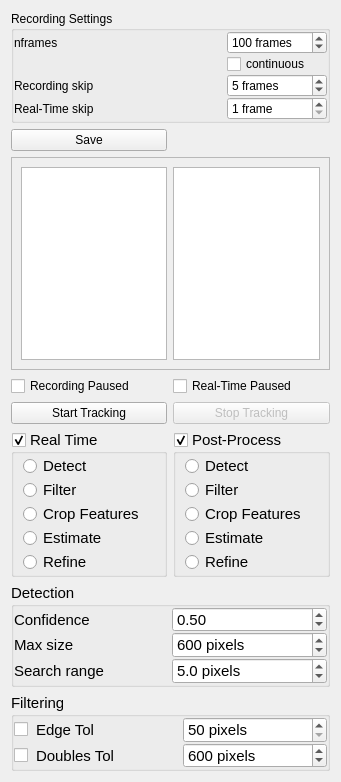
<?xml version="1.0" encoding="UTF-8"?>
<ui version="4.0">
 <class>doVisionWidget</class>
 <widget class="QWidget" name="doVisionWidget">
  <property name="geometry">
   <rect>
    <x>0</x>
    <y>0</y>
    <width>341</width>
    <height>782</height>
   </rect>
  </property>
  <property name="windowTitle">
   <string>Form</string>
  </property>
  <layout class="QGridLayout" name="gridLayout">
   <item row="9" column="0">
    <widget class="QGroupBox" name="rtenabled">
     <property name="sizePolicy">
      <sizepolicy hsizetype="Preferred" vsizetype="Preferred">
       <horstretch>0</horstretch>
       <verstretch>0</verstretch>
      </sizepolicy>
     </property>
     <property name="minimumSize">
      <size>
       <width>0</width>
       <height>0</height>
      </size>
     </property>
     <property name="maximumSize">
      <size>
       <width>16777215</width>
       <height>16777215</height>
      </size>
     </property>
     <property name="font">
      <font>
       <pointsize>11</pointsize>
      </font>
     </property>
     <property name="title">
      <string>Real Time</string>
     </property>
     <property name="checkable">
      <bool>true</bool>
     </property>
     <layout class="QVBoxLayout" name="verticalLayout_7">
      <property name="spacing">
       <number>0</number>
      </property>
      <property name="topMargin">
       <number>0</number>
      </property>
      <property name="rightMargin">
       <number>9</number>
      </property>
      <property name="bottomMargin">
       <number>0</number>
      </property>
      <item>
       <widget class="QRadioButton" name="rtdetect">
        <property name="statusTip">
         <string>Deep neural network (x, y) feature detection</string>
        </property>
        <property name="text">
         <string>Detect</string>
        </property>
       </widget>
      </item>
      <item>
       <widget class="QRadioButton" name="rtfilt">
        <property name="statusTip">
         <string>Deep neural network (x, y) feature detection</string>
        </property>
        <property name="text">
         <string>Filter</string>
        </property>
       </widget>
      </item>
      <item>
       <widget class="QRadioButton" name="rtcrop">
        <property name="text">
         <string>Crop Features</string>
        </property>
       </widget>
      </item>
      <item>
       <widget class="QRadioButton" name="rtestimate">
        <property name="statusTip">
         <string>Deep neural network (x, y, z) feature detection and holographic characterization</string>
        </property>
        <property name="text">
         <string>Estimate</string>
        </property>
       </widget>
      </item>
      <item>
       <widget class="QRadioButton" name="rtrefine">
        <property name="minimumSize">
         <size>
          <width>0</width>
          <height>0</height>
         </size>
        </property>
        <property name="statusTip">
         <string>Deep neural network pipeline with precision holographic characterization</string>
        </property>
        <property name="text">
         <string>Refine</string>
        </property>
       </widget>
      </item>
     </layout>
    </widget>
   </item>
   <item row="10" column="0" colspan="2">
    <widget class="QGroupBox" name="groupDetect">
     <property name="maximumSize">
      <size>
       <width>16777215</width>
       <height>104</height>
      </size>
     </property>
     <property name="font">
      <font>
       <pointsize>11</pointsize>
      </font>
     </property>
     <property name="title">
      <string>Detection</string>
     </property>
     <layout class="QGridLayout" name="gridLayout_5">
      <property name="leftMargin">
       <number>0</number>
      </property>
      <property name="topMargin">
       <number>0</number>
      </property>
      <property name="rightMargin">
       <number>0</number>
      </property>
      <property name="bottomMargin">
       <number>0</number>
      </property>
      <property name="horizontalSpacing">
       <number>2</number>
      </property>
      <property name="verticalSpacing">
       <number>0</number>
      </property>
      <item row="2" column="1">
       <widget class="QDoubleSpinBox" name="LOCthreshold">
        <property name="statusTip">
         <string>Confidence threshold for detections. Throw away features detected below this confidence.</string>
        </property>
        <property name="suffix">
         <string/>
        </property>
        <property name="decimals">
         <number>2</number>
        </property>
        <property name="minimum">
         <double>0.000000000000000</double>
        </property>
        <property name="maximum">
         <double>1.000000000000000</double>
        </property>
        <property name="singleStep">
         <double>0.010000000000000</double>
        </property>
        <property name="value">
         <double>0.500000000000000</double>
        </property>
       </widget>
      </item>
      <item row="4" column="1">
       <widget class="QDoubleSpinBox" name="LOCsearchRange">
        <property name="sizePolicy">
         <sizepolicy hsizetype="Minimum" vsizetype="Fixed">
          <horstretch>0</horstretch>
          <verstretch>0</verstretch>
         </sizepolicy>
        </property>
        <property name="statusTip">
         <string>Maximum distance features can move between frames in order to be linked to the same Trajectory.</string>
        </property>
        <property name="prefix">
         <string/>
        </property>
        <property name="suffix">
         <string> pixels</string>
        </property>
        <property name="decimals">
         <number>1</number>
        </property>
        <property name="value">
         <double>5.000000000000000</double>
        </property>
       </widget>
      </item>
      <item row="4" column="0">
       <widget class="QLabel" name="label_3">
        <property name="sizePolicy">
         <sizepolicy hsizetype="Preferred" vsizetype="Preferred">
          <horstretch>0</horstretch>
          <verstretch>0</verstretch>
         </sizepolicy>
        </property>
        <property name="statusTip">
         <string>Maximum distance features can move between frames in order to be linked to the same Trajectory</string>
        </property>
        <property name="text">
         <string>Search range</string>
        </property>
        <property name="alignment">
         <set>Qt::AlignLeading|Qt::AlignLeft|Qt::AlignVCenter</set>
        </property>
       </widget>
      </item>
      <item row="3" column="0">
       <widget class="QLabel" name="label_8">
        <property name="statusTip">
         <string>Maximum edge length that is considered a detection. Useful for real-time processing and eliminating artifacts.</string>
        </property>
        <property name="text">
         <string>Max size</string>
        </property>
       </widget>
      </item>
      <item row="3" column="1">
       <widget class="QSpinBox" name="LOCmaxSize">
        <property name="statusTip">
         <string>Maximum edge length that is considered a detection. Useful for real-time processing and eliminating artifacts.</string>
        </property>
        <property name="suffix">
         <string> pixels</string>
        </property>
        <property name="minimum">
         <number>0</number>
        </property>
        <property name="maximum">
         <number>100000</number>
        </property>
        <property name="singleStep">
         <number>5</number>
        </property>
        <property name="value">
         <number>600</number>
        </property>
        <property name="displayIntegerBase">
         <number>10</number>
        </property>
       </widget>
      </item>
      <item row="2" column="0">
       <widget class="QLabel" name="label_7">
        <property name="statusTip">
         <string>Confidence threshold for detections. Throw away features detected below this confidence.</string>
        </property>
        <property name="text">
         <string>Confidence</string>
        </property>
       </widget>
      </item>
     </layout>
    </widget>
   </item>
   <item row="0" column="0" colspan="2">
    <widget class="QGroupBox" name="groupRecording">
     <property name="maximumSize">
      <size>
       <width>350</width>
       <height>16777215</height>
      </size>
     </property>
     <property name="title">
      <string>Recording Settings</string>
     </property>
     <layout class="QGridLayout" name="gridLayout_6">
      <property name="leftMargin">
       <number>0</number>
      </property>
      <property name="topMargin">
       <number>0</number>
      </property>
      <property name="rightMargin">
       <number>0</number>
      </property>
      <property name="bottomMargin">
       <number>0</number>
      </property>
      <property name="horizontalSpacing">
       <number>2</number>
      </property>
      <property name="verticalSpacing">
       <number>0</number>
      </property>
      <item row="0" column="1">
       <widget class="QSpinBox" name="nframes">
        <property name="maximumSize">
         <size>
          <width>100</width>
          <height>16777215</height>
         </size>
        </property>
        <property name="frame">
         <bool>true</bool>
        </property>
        <property name="specialValueText">
         <string>1 frame</string>
        </property>
        <property name="suffix">
         <string> frames</string>
        </property>
        <property name="minimum">
         <number>1</number>
        </property>
        <property name="maximum">
         <number>100000</number>
        </property>
        <property name="value">
         <number>100</number>
        </property>
       </widget>
      </item>
      <item row="3" column="1">
       <widget class="QSpinBox" name="skip">
        <property name="sizePolicy">
         <sizepolicy hsizetype="Minimum" vsizetype="Fixed">
          <horstretch>0</horstretch>
          <verstretch>0</verstretch>
         </sizepolicy>
        </property>
        <property name="maximumSize">
         <size>
          <width>100</width>
          <height>16777215</height>
         </size>
        </property>
        <property name="specialValueText">
         <string>1 frame</string>
        </property>
        <property name="suffix">
         <string> frames</string>
        </property>
        <property name="minimum">
         <number>1</number>
        </property>
        <property name="value">
         <number>1</number>
        </property>
       </widget>
      </item>
      <item row="2" column="0">
       <widget class="QLabel" name="label_14">
        <property name="text">
         <string>Recording skip</string>
        </property>
       </widget>
      </item>
      <item row="2" column="1">
       <widget class="QSpinBox" name="SRCskip">
        <property name="maximumSize">
         <size>
          <width>100</width>
          <height>16777215</height>
         </size>
        </property>
        <property name="specialValueText">
         <string>1 frame</string>
        </property>
        <property name="suffix">
         <string> frames</string>
        </property>
        <property name="minimum">
         <number>1</number>
        </property>
        <property name="value">
         <number>5</number>
        </property>
       </widget>
      </item>
      <item row="3" column="0">
       <widget class="QLabel" name="label_13">
        <property name="text">
         <string>Real-Time skip</string>
        </property>
       </widget>
      </item>
      <item row="1" column="1">
       <widget class="QCheckBox" name="continuous">
        <property name="text">
         <string>continuous</string>
        </property>
        <property name="checked">
         <bool>false</bool>
        </property>
       </widget>
      </item>
      <item row="0" column="0">
       <widget class="QLabel" name="label_2">
        <property name="text">
         <string>nframes</string>
        </property>
       </widget>
      </item>
     </layout>
    </widget>
   </item>
   <item row="11" column="0" colspan="2">
    <widget class="QGroupBox" name="groupFilter">
     <property name="maximumSize">
      <size>
       <width>16777215</width>
       <height>78</height>
      </size>
     </property>
     <property name="font">
      <font>
       <pointsize>11</pointsize>
      </font>
     </property>
     <property name="title">
      <string>Filtering</string>
     </property>
     <property name="checkable">
      <bool>false</bool>
     </property>
     <layout class="QGridLayout" name="gridLayout_8">
      <property name="leftMargin">
       <number>0</number>
      </property>
      <property name="topMargin">
       <number>0</number>
      </property>
      <property name="rightMargin">
       <number>0</number>
      </property>
      <property name="bottomMargin">
       <number>0</number>
      </property>
      <property name="horizontalSpacing">
       <number>2</number>
      </property>
      <property name="verticalSpacing">
       <number>0</number>
      </property>
      <item row="3" column="1">
       <widget class="QLabel" name="label_10">
        <property name="statusTip">
         <string>Maximum edge length that is considered a detection. Useful for real-time processing and eliminating artifacts.</string>
        </property>
        <property name="text">
         <string>Doubles Tol</string>
        </property>
       </widget>
      </item>
      <item row="3" column="2">
       <widget class="QSpinBox" name="doublestol">
        <property name="statusTip">
         <string>Maximum edge length that is considered a detection. Useful for real-time processing and eliminating artifacts.</string>
        </property>
        <property name="suffix">
         <string> pixels</string>
        </property>
        <property name="minimum">
         <number>0</number>
        </property>
        <property name="maximum">
         <number>100000</number>
        </property>
        <property name="singleStep">
         <number>5</number>
        </property>
        <property name="value">
         <number>600</number>
        </property>
        <property name="displayIntegerBase">
         <number>10</number>
        </property>
       </widget>
      </item>
      <item row="2" column="1">
       <widget class="QLabel" name="label_9">
        <property name="statusTip">
         <string>Confidence threshold for detections. Throw away features detected below this confidence.</string>
        </property>
        <property name="text">
         <string>Edge Tol</string>
        </property>
       </widget>
      </item>
      <item row="2" column="0">
       <widget class="QCheckBox" name="doNoEdges">
        <property name="maximumSize">
         <size>
          <width>20</width>
          <height>16777215</height>
         </size>
        </property>
        <property name="text">
         <string/>
        </property>
       </widget>
      </item>
      <item row="3" column="0">
       <widget class="QCheckBox" name="doNoDoubles">
        <property name="maximumSize">
         <size>
          <width>20</width>
          <height>16777215</height>
         </size>
        </property>
        <property name="text">
         <string/>
        </property>
       </widget>
      </item>
      <item row="2" column="2">
       <widget class="QSpinBox" name="edgetol">
        <property name="statusTip">
         <string>Confidence threshold for detections. Throw away features detected below this confidence.</string>
        </property>
        <property name="suffix">
         <string> pixels</string>
        </property>
        <property name="prefix">
         <string/>
        </property>
        <property name="minimum">
         <number>50</number>
        </property>
        <property name="maximum">
         <number>100000</number>
        </property>
       </widget>
      </item>
     </layout>
    </widget>
   </item>
   <item row="4" column="0">
    <widget class="QCheckBox" name="SRC_paused">
     <property name="text">
      <string>Recording Paused</string>
     </property>
     <property name="checked">
      <bool>false</bool>
     </property>
    </widget>
   </item>
   <item row="2" column="0">
    <widget class="QPushButton" name="bsave">
     <property name="text">
      <string>Save</string>
     </property>
    </widget>
   </item>
   <item row="9" column="1">
    <widget class="QGroupBox" name="ppenabled">
     <property name="sizePolicy">
      <sizepolicy hsizetype="Preferred" vsizetype="Preferred">
       <horstretch>0</horstretch>
       <verstretch>0</verstretch>
      </sizepolicy>
     </property>
     <property name="minimumSize">
      <size>
       <width>0</width>
       <height>0</height>
      </size>
     </property>
     <property name="maximumSize">
      <size>
       <width>16777215</width>
       <height>16777215</height>
      </size>
     </property>
     <property name="font">
      <font>
       <pointsize>11</pointsize>
      </font>
     </property>
     <property name="title">
      <string>Post-Process</string>
     </property>
     <property name="checkable">
      <bool>true</bool>
     </property>
     <property name="checked">
      <bool>true</bool>
     </property>
     <layout class="QVBoxLayout" name="verticalLayout_8">
      <property name="spacing">
       <number>0</number>
      </property>
      <property name="topMargin">
       <number>0</number>
      </property>
      <property name="rightMargin">
       <number>9</number>
      </property>
      <property name="bottomMargin">
       <number>0</number>
      </property>
      <item>
       <widget class="QRadioButton" name="ppdetect">
        <property name="statusTip">
         <string>Deep neural network (x, y) feature detection</string>
        </property>
        <property name="text">
         <string>Detect</string>
        </property>
        <property name="checked">
         <bool>false</bool>
        </property>
       </widget>
      </item>
      <item>
       <widget class="QRadioButton" name="ppfilt">
        <property name="text">
         <string>Filter</string>
        </property>
       </widget>
      </item>
      <item>
       <widget class="QRadioButton" name="ppcrop">
        <property name="text">
         <string>Crop Features</string>
        </property>
       </widget>
      </item>
      <item>
       <widget class="QRadioButton" name="ppestimate">
        <property name="statusTip">
         <string>Deep neural network (x, y, z) feature detection and holographic characterization</string>
        </property>
        <property name="text">
         <string>Estimate</string>
        </property>
       </widget>
      </item>
      <item>
       <widget class="QRadioButton" name="pprefine">
        <property name="statusTip">
         <string>Deep neural network pipeline with precision holographic characterization</string>
        </property>
        <property name="text">
         <string>Refine</string>
        </property>
        <property name="checked">
         <bool>false</bool>
        </property>
       </widget>
      </item>
     </layout>
    </widget>
   </item>
   <item row="8" column="1">
    <widget class="QPushButton" name="bstop">
     <property name="enabled">
      <bool>false</bool>
     </property>
     <property name="text">
      <string>Stop Tracking</string>
     </property>
    </widget>
   </item>
   <item row="8" column="0">
    <widget class="QPushButton" name="bstart">
     <property name="text">
      <string>Start Tracking</string>
     </property>
    </widget>
   </item>
   <item row="4" column="1">
    <widget class="QCheckBox" name="_paused">
     <property name="text">
      <string>Real-Time Paused</string>
     </property>
    </widget>
   </item>
   <item row="3" column="0" colspan="2">
    <widget class="QScrollArea" name="frameViewArea">
     <property name="minimumSize">
      <size>
       <width>0</width>
       <height>150</height>
      </size>
     </property>
     <property name="widgetResizable">
      <bool>true</bool>
     </property>
     <widget class="QWidget" name="scrollAreaWidgetContents">
      <property name="geometry">
       <rect>
        <x>0</x>
        <y>0</y>
        <width>321</width>
        <height>197</height>
       </rect>
      </property>
      <layout class="QHBoxLayout" name="horizontalLayout">
       <item>
        <widget class="QListView" name="FramesView"/>
       </item>
       <item>
        <widget class="QTableView" name="SelectedFramesView"/>
       </item>
      </layout>
     </widget>
    </widget>
   </item>
  </layout>
 </widget>
 <resources/>
 <connections/>
</ui>
